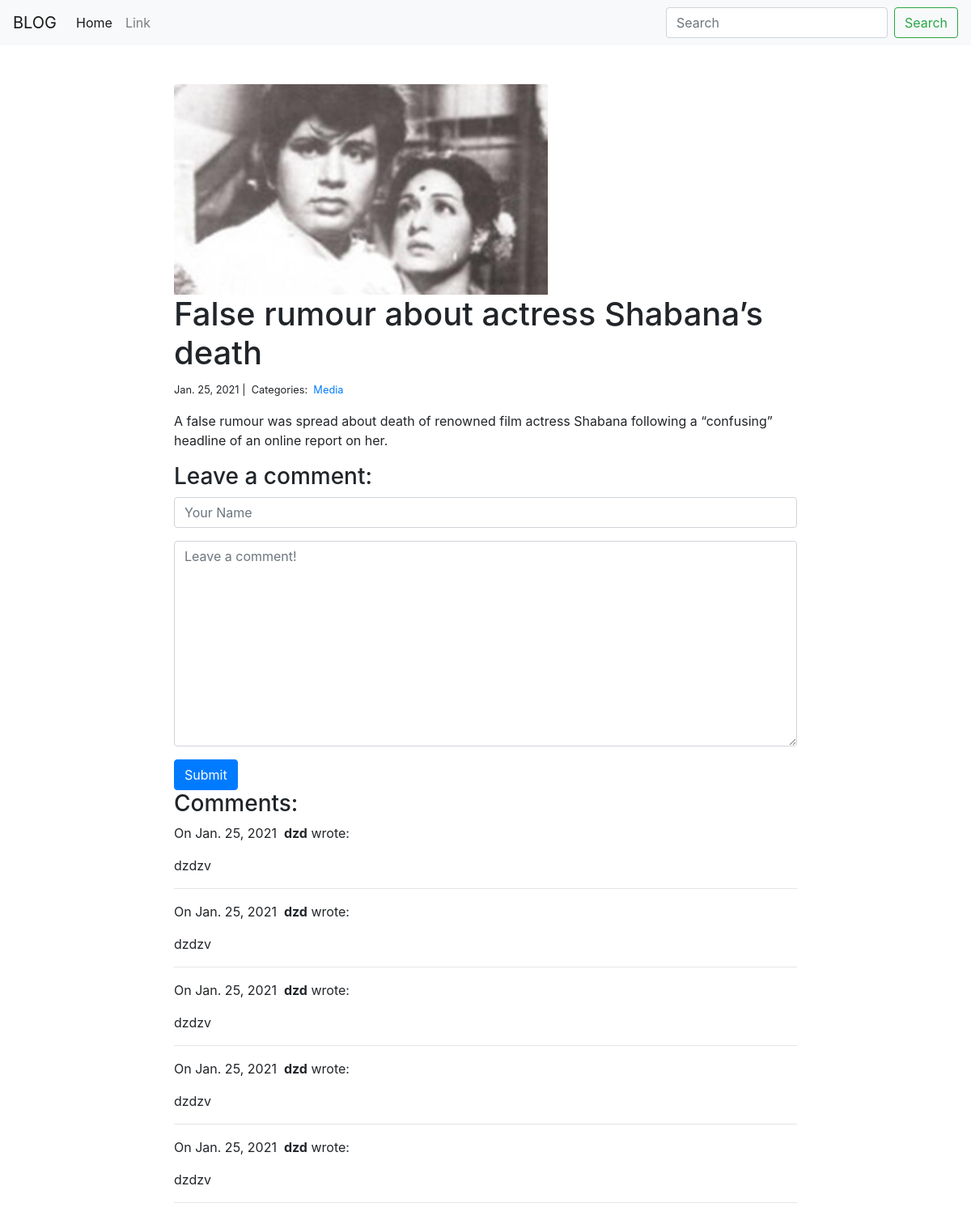
Page /2/ on the committed database.
### blog/models.py (models this page shows, shortened)
class Post(models.Model):
    title = models.CharField(max_length=255)
    image = models.FileField(blank=True, null=True)
    body = models.TextField()
    created_on = models.DateTimeField(auto_now=True)
    last_modified = models.DateTimeField(auto_now=True)
    categories = models.ManyToManyField('Category', related_name='posts')

class Category(models.Model):
    name = models.CharField(max_length=20)

class Comment(models.Model):
    author = models.CharField(max_length=60)
    body = models.TextField()
    created_on = models.DateTimeField(auto_now_add=True)
    post = models.ForeignKey('Post',on_delete=models.CASCADE)

### blog/views.py (the view, shortened to what this page needs)
# urls.py: path("<int:pk>/", views.blog_detail, name="blog_detail"),
def blog_detail(request, pk):
    post = Post.objects.get(pk=pk)
    form = CommentForm()
    comments = Comment.objects.filter(post=post)
    context = {
        "post": post,
        "comments": comments,
        "form": form,
    }
    return render(request, "blog_detail.html", context)

### blog/forms.py
class CommentForm(forms.Form):
    author = forms.CharField(
        max_length=60,
        widget=forms.TextInput(attrs={
            "class": "form-control",
            "placeholder": "Your Name"
        })
    )
    body = forms.CharField(widget=forms.Textarea(
        attrs={
            "class": "form-control",
            "placeholder": "Leave a comment!"
        })
    )

### templates/blog_detail.html (shortened to what this page needs)
{% extends "base.html" %}
{% block page_content %}
<div class="col-md-8 offset-md-2 mt-5">
 <img style="width:60%;" class="card-img-top" src="{{ post.image.url }}" height="260" width="400">
    <h1>{{ post.title }}</h1>
    <small>
        {{ post.created_on.date }} |&nbsp;
        Categories:&nbsp;
        {% for category in post.categories.all %}
        <a href="{% url 'blog_category' category.name %}">
            {{ category.name }}
        </a>&nbsp;
        {% endfor %}
    </small>
    <p>{{ post.body | linebreaks }}</p>
    <h3>Leave a comment:</h3>
    <form action="/{{ post.pk }}/" method="post">
        <div class="form-group">
            {{ form.author }}
        </div>
        <div class="form-group">
            {{ form.body }}
        </div>
        <button type="submit" class="btn btn-primary">Submit</button>
    </form>
    <h3>Comments:</h3>
    {% for comment in comments %}
    <p>
        On {{comment.created_on.date }}&nbsp;
        <b>{{ comment.author }}</b> wrote:
    </p>
    <p>{{ comment.body }}</p>
    <hr>
    {% endfor %}
</div>
{% endblock %}

### rows in the picture
Post: image (picture), title "False rumour about actress Shabana’s death", created_on "Jan. 25, 2021", body "A false rumour was spread about death of renowned film actress Shabana following a “confusing” headline of an online report on her."
Category: name "Media"
Comment: created_on "Jan. 25, 2021", author "dzd", body "dzdzv"
Comment: created_on "Jan. 25, 2021", author "dzd", body "dzdzv"
Comment: created_on "Jan. 25, 2021", author "dzd", body "dzdzv"
Comment: created_on "Jan. 25, 2021", author "dzd", body "dzdzv"
Comment: created_on "Jan. 25, 2021", author "dzd", body "dzdzv"
